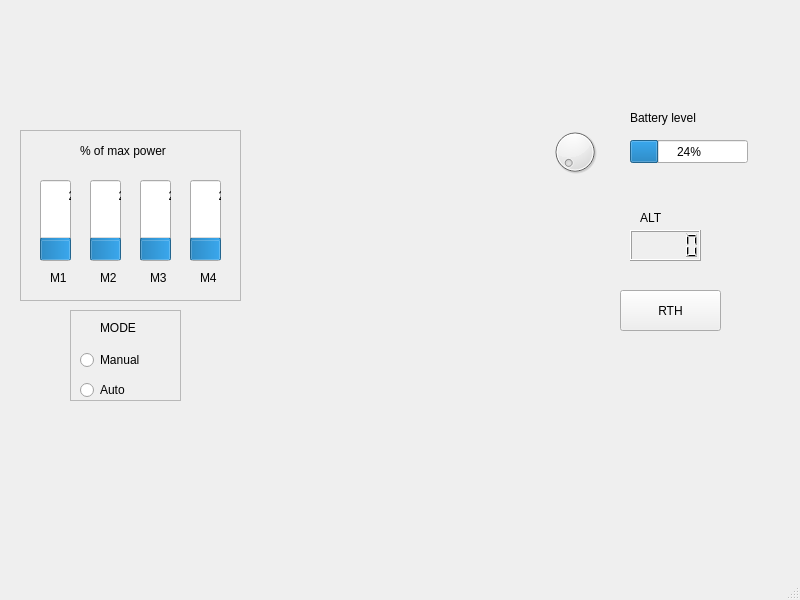
<?xml version="1.0" encoding="UTF-8"?>
<ui version="4.0">
 <class>MainWindow</class>
 <widget class="QMainWindow" name="MainWindow">
  <property name="geometry">
   <rect>
    <x>0</x>
    <y>0</y>
    <width>800</width>
    <height>600</height>
   </rect>
  </property>
  <property name="windowTitle">
   <string>MainWindow</string>
  </property>
  <widget class="QWidget" name="centralwidget">
   <widget class="QFrame" name="frame">
    <property name="geometry">
     <rect>
      <x>20</x>
      <y>130</y>
      <width>221</width>
      <height>171</height>
     </rect>
    </property>
    <property name="frameShape">
     <enum>QFrame::StyledPanel</enum>
    </property>
    <property name="frameShadow">
     <enum>QFrame::Raised</enum>
    </property>
    <widget class="QLabel" name="label_5">
     <property name="geometry">
      <rect>
       <x>180</x>
       <y>140</y>
       <width>31</width>
       <height>16</height>
      </rect>
     </property>
     <property name="text">
      <string>M4</string>
     </property>
    </widget>
    <widget class="QLabel" name="label">
     <property name="geometry">
      <rect>
       <x>60</x>
       <y>10</y>
       <width>101</width>
       <height>21</height>
      </rect>
     </property>
     <property name="text">
      <string>% of max power</string>
     </property>
    </widget>
    <widget class="QLabel" name="label_4">
     <property name="geometry">
      <rect>
       <x>130</x>
       <y>140</y>
       <width>31</width>
       <height>16</height>
      </rect>
     </property>
     <property name="text">
      <string>M3</string>
     </property>
    </widget>
    <widget class="QProgressBar" name="progressBar_4">
     <property name="geometry">
      <rect>
       <x>170</x>
       <y>50</y>
       <width>31</width>
       <height>81</height>
      </rect>
     </property>
     <property name="value">
      <number>24</number>
     </property>
     <property name="orientation">
      <enum>Qt::Vertical</enum>
     </property>
     <property name="textDirection">
      <enum>QProgressBar::TopToBottom</enum>
     </property>
    </widget>
    <widget class="QLabel" name="label_3">
     <property name="geometry">
      <rect>
       <x>80</x>
       <y>140</y>
       <width>31</width>
       <height>16</height>
      </rect>
     </property>
     <property name="text">
      <string>M2</string>
     </property>
    </widget>
    <widget class="QProgressBar" name="progressBar_3">
     <property name="geometry">
      <rect>
       <x>120</x>
       <y>50</y>
       <width>31</width>
       <height>81</height>
      </rect>
     </property>
     <property name="value">
      <number>24</number>
     </property>
     <property name="orientation">
      <enum>Qt::Vertical</enum>
     </property>
     <property name="textDirection">
      <enum>QProgressBar::TopToBottom</enum>
     </property>
    </widget>
    <widget class="QProgressBar" name="progressBar_2">
     <property name="geometry">
      <rect>
       <x>70</x>
       <y>50</y>
       <width>31</width>
       <height>81</height>
      </rect>
     </property>
     <property name="value">
      <number>24</number>
     </property>
     <property name="orientation">
      <enum>Qt::Vertical</enum>
     </property>
     <property name="textDirection">
      <enum>QProgressBar::TopToBottom</enum>
     </property>
    </widget>
    <widget class="QLabel" name="label_2">
     <property name="geometry">
      <rect>
       <x>30</x>
       <y>140</y>
       <width>31</width>
       <height>16</height>
      </rect>
     </property>
     <property name="text">
      <string>M1</string>
     </property>
    </widget>
    <widget class="QProgressBar" name="progressBar">
     <property name="geometry">
      <rect>
       <x>20</x>
       <y>50</y>
       <width>31</width>
       <height>81</height>
      </rect>
     </property>
     <property name="value">
      <number>24</number>
     </property>
     <property name="orientation">
      <enum>Qt::Vertical</enum>
     </property>
     <property name="textDirection">
      <enum>QProgressBar::TopToBottom</enum>
     </property>
    </widget>
   </widget>
   <widget class="QLabel" name="label_7">
    <property name="geometry">
     <rect>
      <x>630</x>
      <y>110</y>
      <width>81</width>
      <height>16</height>
     </rect>
    </property>
    <property name="text">
     <string>Battery level</string>
    </property>
   </widget>
   <widget class="QProgressBar" name="progressBar_5">
    <property name="geometry">
     <rect>
      <x>630</x>
      <y>140</y>
      <width>118</width>
      <height>23</height>
     </rect>
    </property>
    <property name="value">
     <number>24</number>
    </property>
   </widget>
   <widget class="QLabel" name="label_8">
    <property name="geometry">
     <rect>
      <x>640</x>
      <y>210</y>
      <width>55</width>
      <height>16</height>
     </rect>
    </property>
    <property name="text">
     <string>ALT</string>
    </property>
   </widget>
   <widget class="QLCDNumber" name="lcdNumber">
    <property name="geometry">
     <rect>
      <x>630</x>
      <y>230</y>
      <width>71</width>
      <height>31</height>
     </rect>
    </property>
   </widget>
   <widget class="QFrame" name="frame_2">
    <property name="geometry">
     <rect>
      <x>70</x>
      <y>310</y>
      <width>111</width>
      <height>91</height>
     </rect>
    </property>
    <property name="frameShape">
     <enum>QFrame::StyledPanel</enum>
    </property>
    <property name="frameShadow">
     <enum>QFrame::Raised</enum>
    </property>
    <widget class="QRadioButton" name="radioButton_2">
     <property name="geometry">
      <rect>
       <x>10</x>
       <y>70</y>
       <width>95</width>
       <height>20</height>
      </rect>
     </property>
     <property name="text">
      <string>Auto</string>
     </property>
    </widget>
    <widget class="QRadioButton" name="radioButton">
     <property name="geometry">
      <rect>
       <x>10</x>
       <y>40</y>
       <width>95</width>
       <height>20</height>
      </rect>
     </property>
     <property name="text">
      <string>Manual</string>
     </property>
    </widget>
    <widget class="QLabel" name="label_6">
     <property name="geometry">
      <rect>
       <x>30</x>
       <y>10</y>
       <width>55</width>
       <height>16</height>
      </rect>
     </property>
     <property name="text">
      <string>MODE</string>
     </property>
    </widget>
   </widget>
   <widget class="QPushButton" name="pushButton">
    <property name="geometry">
     <rect>
      <x>620</x>
      <y>290</y>
      <width>101</width>
      <height>41</height>
     </rect>
    </property>
    <property name="text">
     <string>RTH</string>
    </property>
   </widget>
   <widget class="QLabel" name="picture_prop">
    <property name="geometry">
     <rect>
      <x>80</x>
      <y>30</y>
      <width>91</width>
      <height>91</height>
     </rect>
    </property>
    <property name="frameShadow">
     <enum>QFrame::Plain</enum>
    </property>
   </widget>
   <widget class="QLabel" name="picture_bat">
    <property name="geometry">
     <rect>
      <x>620</x>
      <y>30</y>
      <width>91</width>
      <height>61</height>
     </rect>
    </property>
    <property name="frameShadow">
     <enum>QFrame::Plain</enum>
    </property>
   </widget>
   <widget class="QDial" name="dial">
    <property name="geometry">
     <rect>
      <x>550</x>
      <y>120</y>
      <width>50</width>
      <height>64</height>
     </rect>
    </property>
   </widget>
  </widget>
  <widget class="QMenuBar" name="menubar">
   <property name="geometry">
    <rect>
     <x>0</x>
     <y>0</y>
     <width>800</width>
     <height>26</height>
    </rect>
   </property>
  </widget>
  <widget class="QStatusBar" name="statusbar"/>
 </widget>
 <resources/>
 <connections/>
</ui>
